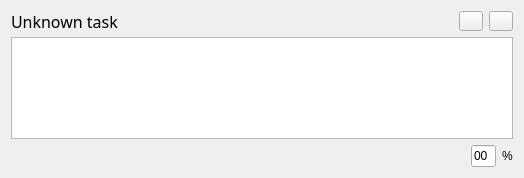
<?xml version="1.0" encoding="UTF-8"?>
<ui version="4.0">
 <class>TaskWidget</class>
 <widget class="QWidget" name="TaskWidget">
  <property name="geometry">
   <rect>
    <x>0</x>
    <y>0</y>
    <width>524</width>
    <height>178</height>
   </rect>
  </property>
  <property name="maximumSize">
   <size>
    <width>16777215</width>
    <height>178</height>
   </size>
  </property>
  <property name="windowTitle">
   <string>Form</string>
  </property>
  <layout class="QGridLayout" name="gridLayout">
   <item row="0" column="0">
    <layout class="QVBoxLayout" name="verticalLayout">
     <item>
      <layout class="QHBoxLayout" name="horizontalLayout_4">
       <item>
        <widget class="QLabel" name="task_name">
         <property name="maximumSize">
          <size>
           <width>16777215</width>
           <height>20</height>
          </size>
         </property>
         <property name="font">
          <font>
           <family>Lucida Sans Unicode</family>
           <pointsize>12</pointsize>
          </font>
         </property>
         <property name="locale">
          <locale language="English" country="UnitedStates"/>
         </property>
         <property name="text">
          <string>Unknown task</string>
         </property>
        </widget>
       </item>
       <item>
        <spacer name="horizontalSpacer">
         <property name="orientation">
          <enum>Qt::Horizontal</enum>
         </property>
         <property name="sizeHint" stdset="0">
          <size>
           <width>40</width>
           <height>20</height>
          </size>
         </property>
        </spacer>
       </item>
       <item>
        <widget class="QToolButton" name="editButton">
         <property name="maximumSize">
          <size>
           <width>16777215</width>
           <height>20</height>
          </size>
         </property>
         <property name="contextMenuPolicy">
          <enum>Qt::DefaultContextMenu</enum>
         </property>
         <property name="text">
          <string/>
         </property>
        </widget>
       </item>
       <item>
        <widget class="QToolButton" name="deleteButton">
         <property name="maximumSize">
          <size>
           <width>16777215</width>
           <height>20</height>
          </size>
         </property>
         <property name="text">
          <string/>
         </property>
        </widget>
       </item>
      </layout>
     </item>
     <item>
      <layout class="QHBoxLayout" name="horizontalLayout_3" stretch="1">
       <item>
        <widget class="QTextEdit" name="task_desc">
         <property name="sizePolicy">
          <sizepolicy hsizetype="Minimum" vsizetype="Expanding">
           <horstretch>0</horstretch>
           <verstretch>0</verstretch>
          </sizepolicy>
         </property>
         <property name="minimumSize">
          <size>
           <width>0</width>
           <height>0</height>
          </size>
         </property>
         <property name="maximumSize">
          <size>
           <width>16777215</width>
           <height>16777215</height>
          </size>
         </property>
         <property name="font">
          <font>
           <pointsize>12</pointsize>
          </font>
         </property>
         <property name="locale">
          <locale language="English" country="UnitedStates"/>
         </property>
        </widget>
       </item>
      </layout>
     </item>
     <item>
      <layout class="QHBoxLayout" name="horizontalLayout">
       <item>
        <spacer name="horizontalSpacer_2">
         <property name="orientation">
          <enum>Qt::Horizontal</enum>
         </property>
         <property name="sizeHint" stdset="0">
          <size>
           <width>40</width>
           <height>20</height>
          </size>
         </property>
        </spacer>
       </item>
       <item>
        <widget class="QLineEdit" name="task_status">
         <property name="sizePolicy">
          <sizepolicy hsizetype="Expanding" vsizetype="Preferred">
           <horstretch>0</horstretch>
           <verstretch>0</verstretch>
          </sizepolicy>
         </property>
         <property name="maximumSize">
          <size>
           <width>25</width>
           <height>16777215</height>
          </size>
         </property>
         <property name="text">
          <string>00</string>
         </property>
        </widget>
       </item>
       <item>
        <widget class="QLabel" name="label_3">
         <property name="text">
          <string>%</string>
         </property>
        </widget>
       </item>
      </layout>
     </item>
    </layout>
   </item>
  </layout>
 </widget>
 <resources/>
 <connections/>
</ui>
